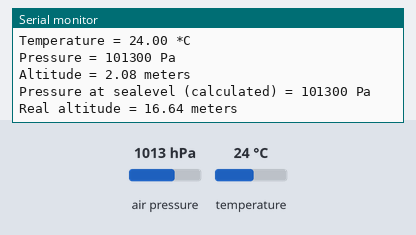
A sketch run on a simulated Arduino Uno, built for the host (arithmetic inside an expression is 32-bit, double 64-bit). On the bench: the last lines printed to the serial monitor. The inputs (shaded band) are chosen by the test bench; at power-on: air pressure 1013 hPa, temperature 24 °C.

Above: at 1.2 s.
1.3 s: air pressure set to 952 hPa
At 2.6 s:
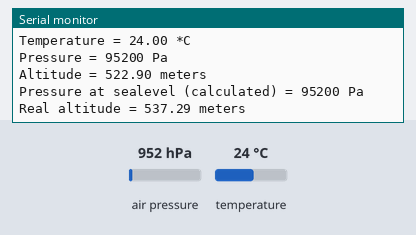
2.8 s: temperature set to 12 °C
4.3 s: air pressure set to 1000 hPa
At 7.1 s:
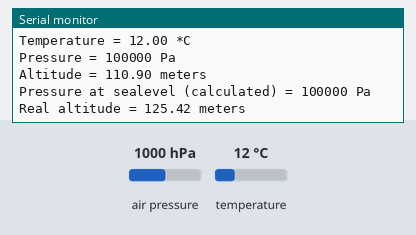
Timing chart, 0 to 8.6 s (numbered marks = the images above; inputs shaded):
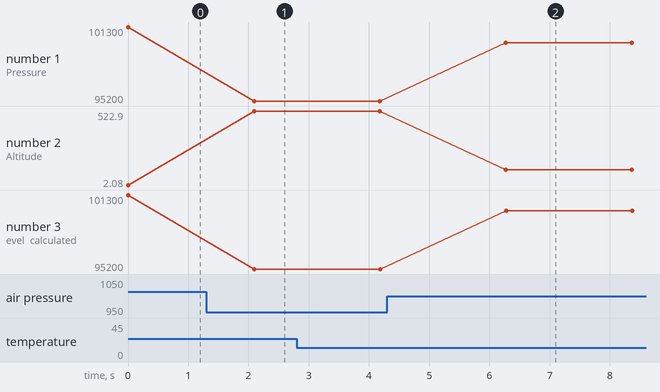

The sketch:

Lab3_Part2.ino
```cpp
#include <Adafruit_BMP085.h>
#include <Wire.h>


#define I2C_SCL 4
#define I2C_SDA 19
Adafruit_BMP085 bmp;
TwoWire I2CBMP = TwoWire(0);
void setup() {
  //TwoWire I2CBMP = TwoWire(0);
  Serial.begin(9600);
  I2CBMP.begin(I2C_SDA, I2C_SCL, 100000);
  bmp.begin(0x76,&I2CBMP);

}

void loop() {
    Serial.print("Temperature = ");
    Serial.print(bmp.readTemperature());
    Serial.println(" *C");

    Serial.print("Pressure = ");
    Serial.print(bmp.readPressure());
    Serial.println(" Pa");

    // Calculate altitude assuming 'standard' barometric
    // pressure of 1013.25 millibar = 101325 Pascal
    Serial.print("Altitude = ");
    Serial.print(bmp.readAltitude());
    Serial.println(" meters");

    Serial.print("Pressure at sealevel (calculated) = ");
    Serial.print(bmp.readSealevelPressure());
    Serial.println(" Pa");

  // you can get a more precise measurement of altitude
  // if you know the current sea level pressure which will
  // vary with weather and such. If it is 1015 millibars
  // that is equal to 101500 Pascals.
    Serial.print("Real altitude = ");
    Serial.print(bmp.readAltitude(101500));
    Serial.println(" meters");

    Serial.println();
    delay(2000);
}
```

Measured:
- after the input at 1.3 s, the serial monitor: prints a new line after 0.79 s (image 1)
- after the input at 4.3 s, the serial monitor: prints a new line after 2.0 s (image 2)
- plotted number 1: 101300 → 95200 after the input at 1.3 s, 95200 → 100000 after the input at 4.3 s
- plotted number 2: 2.08 → 522.9 after the input at 1.3 s, 522.9 → 110.9 after the input at 4.3 s
- plotted number 3: 101300 → 95200 after the input at 1.3 s, 95200 → 100000 after the input at 4.3 s
